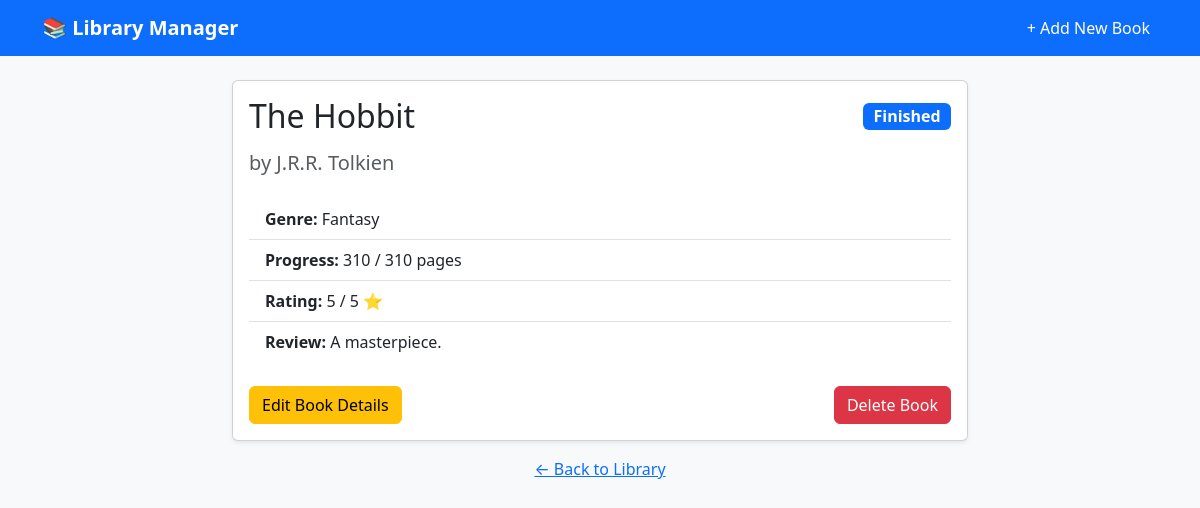
The page /1 on the database its author committed.
### tables this page shows
CREATE TABLE books (
            id INTEGER PRIMARY KEY AUTOINCREMENT,
            title TEXT NOT NULL,
            author TEXT NOT NULL,
            genre TEXT,
            pages INTEGER NOT NULL,
            current_page INTEGER DEFAULT 0,
            status TEXT NOT NULL DEFAULT 'Want to Read',
            rating INTEGER,
            review TEXT
        );

### app.py (the view)
@app.route('/<int:book_id>')
def view_book(book_id):
    conn = get_db_connection()
    book = conn.execute('SELECT * FROM books WHERE id = ?', (book_id,)).fetchone()
    conn.close()
    if book is None:
        flash('Book not found.', 'danger')
        return redirect(url_for('index'))
    return render_template('view.html', book=book)

### database.py (called while the page is built)
def get_db_connection():
    conn = sqlite3.connect(DATABASE_NAME)
    conn.row_factory = sqlite3.Row
    return conn

### templates/view.html
{% extends 'base.html' %}
{% block content %}
<div class="row justify-content-center">
    <div class="col-md-8">
        <div class="card shadow-sm">
            <div class="card-body">
                <div class="d-flex justify-content-between align-items-center mb-3">
                    <h2 class="card-title mb-0">{{ book['title'] }}</h2>
                    <span class="badge bg-primary fs-6">{{ book['status'] }}</span>
                </div>
                <h5 class="text-muted mb-4">by {{ book['author'] }}</h5>
                <ul class="list-group list-group-flush mb-4">
                    <li class="list-group-item"><strong>Genre:</strong> {{ book['genre'] or 'N/A' }}</li>
                    <li class="list-group-item"><strong>Progress:</strong> {{ book['current_page'] }} / {{ book['pages'] }} pages</li>
                    {% if book['status'] == 'Finished' %}
                    <li class="list-group-item"><strong>Rating:</strong> {{ book['rating'] or 'Unrated' }} / 5 ⭐</li>
                    <li class="list-group-item"><strong>Review:</strong> {{ book['review'] or 'None' }}</li>
                    {% endif %}
                </ul>
                <div class="d-flex justify-content-between">
                    <a href="{{ url_for('edit_book', book_id=book['id']) }}" class="btn btn-warning">Edit Book Details</a>
                    <form action="{{ url_for('delete_book', book_id=book['id']) }}" method="POST" onsubmit="return confirm('Are you sure you want to delete this book? This cannot be undone.');">
                        <button type="submit" class="btn btn-danger">Delete Book</button>
                    </form>
                </div>
            </div>
        </div>
        <div class="mt-3 text-center">
            <a href="{{ url_for('index') }}">← Back to Library</a>
        </div>
    </div>
</div>
{% endblock %}

### templates/base.html (style rules this page uses)
body { background-color: #f8f9fa; }

### rows shown on the page
books: title "The Hobbit", status "Finished", author "J.R.R. Tolkien", genre "Fantasy", current_page "310", pages "310", rating "5", review "A masterpiece."
